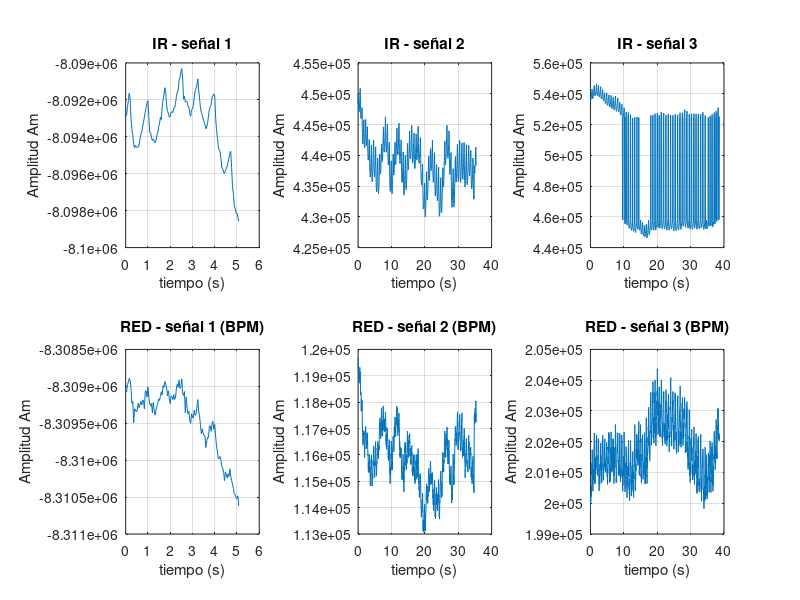
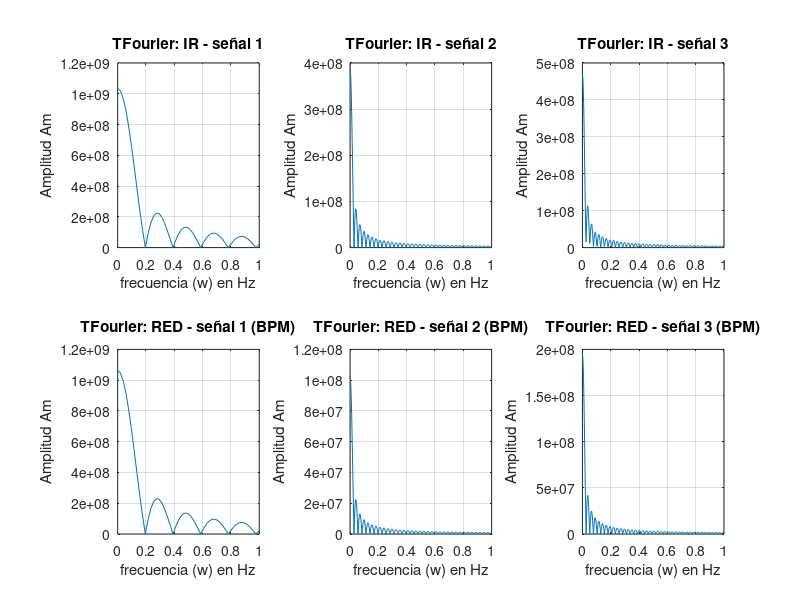

Write the MATLAB code that produced these figures, in order.
%%%%%%%%%%%%%%% P5 de DSP's: "GEN... %%%%%%%%%%%%%%%%
%                                DE UNA ..."                   %
% Implementar un sistema ,
% sobre una señal.
%%%%%%%%%%%%%%%%%%%%%%%%%%%%%%%%%%%%%%%%%%%%%%%%%%%%%%%%%%%%%%%%%%%%%%%%%%%

clear all;
close all;

%%%%%%%%%%%%%%%%%%%%%%%%%%%%%%%%  DEFINES  %%%%%%%%%%%%%%%%%%%%%%%%%%%%%%%%
MORE_POINTS = 10;     % Factor para definir mayor número de puntos en la TF
ZOOM_TF = 1;    % Para un acercamiento a la gráfica, esperamos f0 = 1.25Hz
%%%%%%%%%%%%%%%%%%%%%%%%%%%%%%%%%%%%%%%%%%%%%%%%%%%%%%%%%%%%%%%%%%%%%%%%%%%



%%%%%%%%%%%%% Lectura de los  3 archivos .mat proporcionados %%%%%%%%%%%%%%  
%%%%%%%%%%%%%%    con sus 3 variables: fs,  x_ir  y  x_red  %%%%%%%%%%%%%%%
Struct_oxi1 = load('oxi1.mat');
Struct_oxi2 = load('oxi2.mat');
Struct_oxi3 = load('oxi3.mat');

Fs = Struct_oxi1.fs;
fprintf('Valor de frecuencia de muestreo: ');	disp(Fs);

sizeOxi1 = length(Struct_oxi1.x_ir);      % Es igual a: x_red
sizeOxi2 = length(Struct_oxi2.x_ir);      % Es igual a: x_red
sizeOxi3 = length(Struct_oxi3.x_ir);      % Es igual a: x_red

fprintf('Tamaño del arreglo Oxi1:  ');      disp(sizeOxi1);
fprintf('Tamaño del arreglo Oxi2:  ');      disp(sizeOxi2);
fprintf('Tamaño del arreglo Oxi3:  ');      disp(sizeOxi3);

step = 1/Fs;          % Paso de tiempo de 1/25Hz = 40ms
t1 = 0:step:(step*(sizeOxi1-1)); % Duración de n muestras en segundos: Oxi1
t2 = 0:step:(step*(sizeOxi2-1)); % Duración de n muestras en segundos: Oxi2
t3 = 0:step:(step*(sizeOxi3-1)); % Duración de n muestras en segundos: Oxi3
%%%%%%%%%%%%%%%%%%%%%%%%%%%%%%%%%%%%%%%%%%%%%%%%%%%%%%%%%%%%%%%%%%%%%%%%%%%



%%%%%%%%%%%%%%%%%%%%%%%% TRANSFORMADAS DE FOURIER %%%%%%%%%%%%%%%%%%%%%%%%%
nfft1 = sizeOxi1*MORE_POINTS;   % el numero de puntos de la fft
step1_W = Fs/(nfft1-1);   % frecuencia de muestreo / numero de puntos de TF

% Construccion del vector de frecuencias para usar en plot()
dom1_W  = 0 : step1_W : Fs; % Escala de frecuencia en "Hz"

% Primero se obtiene la magnitud de la transformada de Fourier FFT; de
% manera que el largo de la FFT sea nfft 
X_ir1_w   = abs( fft(Struct_oxi1.x_ir, nfft1) );
X_red1_w  = abs( fft(Struct_oxi1.x_red,nfft1) );
% - - - - - - - - - - - - - - - - - - - - - - - - - - - - - - - - - - - - %
nfft2 = sizeOxi2*MORE_POINTS;   % el numero de puntos de la fft
step2_W = Fs/(nfft2-1);   % frecuencia de muestreo / numero de puntos de TF

% Construccion del vector de frecuencias para usar en plot()
dom2_W  = 0 : step2_W : Fs; % Escala de frecuencia en "Hz"

% Primero se obtiene la magnitud de la transformada de Fourier FFT; de
% manera que el largo de la FFT sea nfft 
X_ir2_w   = abs( fft(Struct_oxi2.x_ir, nfft2) );
X_red2_w  = abs( fft(Struct_oxi2.x_red,nfft2) );
% - - - - - - - - - - - - - - - - - - - - - - - - - - - - - - - - - - - - %
nfft3 = sizeOxi3*MORE_POINTS;   % el numero de puntos de la fft
step3_W = Fs/(nfft3-1);   % frecuencia de muestreo / numero de puntos de TF

% Construccion del vector de frecuencias para usar en plot()
dom3_W  = 0 : step3_W : Fs; % Escala de frecuencia en "Hz"

% Primero se obtiene la magnitud de la transformada de Fourier FFT; de
% manera que el largo de la FFT sea nfft 
X_ir3_w   = abs( fft(Struct_oxi3.x_ir, nfft3) );
X_red3_w  = abs( fft(Struct_oxi3.x_red,nfft3) );
%%%%%%%%%%%%%%%%%%%%%%%%%%%%%%%%%%%%%%%%%%%%%%%%%%%%%%%%%%%%%%%%%%%%%%%%%%%



%%%%%%%%%%%%%%%%%%%%%%%%%%%%%%%%%%%%%%%%%%%%%%%%%%%%%%%%%%%%%%%%%%%%%%%%%%%
% Se GRAFICA las salidas de cada uno de los 3 archivos originales
figure(1);  % Grafica de la señal orginal de cada archivo
subplot(2, 3, 1) % Varias Graficas (2 filas, 3 columnas, 1ra posición)
plot(t1,Struct_oxi1.x_ir)  % Señal original: Oxi1
title('IR - señal 1') % Titulo del gráfico
xlabel('tiempo (s)') % Nombre del eje X
ylabel('Amplitud Am')% Nombre del eje Y
grid on % Cuadrícula Activada

subplot(2, 3, 4) % Varias Graficas (2 filas, 3 columnas, 4ta posición)
plot(t1,Struct_oxi1.x_red)  % Señal original: Oxi1
title('RED - señal 1 (BPM)') % Titulo del gráfico
xlabel('tiempo (s)') % Nombre del eje X
ylabel('Amplitud Am')% Nombre del eje Y
grid on % Cuadrícula Activada

subplot(2, 3, 2) % Varias Graficas (2 filas, 3 columnas, 2da posición)
plot(t2,Struct_oxi2.x_ir)  % Señal original: Oxi2
title('IR - señal 2') % Titulo del gráfico
xlabel('tiempo (s)') % Nombre del eje X
ylabel('Amplitud Am')% Nombre del eje Y
grid on % Cuadrícula Activada

subplot(2, 3, 5) % Varias Graficas (2 filas, 3 columnas, 5ta posición)
plot(t2,Struct_oxi2.x_red)  % Señal original: Oxi2
title('RED - señal 2 (BPM)') % Titulo del gráfico
xlabel('tiempo (s)') % Nombre del eje X
ylabel('Amplitud Am')% Nombre del eje Y
grid on % Cuadrícula Activada

subplot(2, 3, 3) % Varias Graficas (2 filas, 3 columnas, 3ra posición)
plot(t3,Struct_oxi3.x_ir)  % Señal original: Oxi3
title('IR - señal 3') % Titulo del gráfico
xlabel('tiempo (s)') % Nombre del eje X
ylabel('Amplitud Am')% Nombre del eje Y
grid on % Cuadrícula Activada

subplot(2, 3, 6) % Varias Graficas (2 filas, 3 columnas, 6ta posición)
plot(t3,Struct_oxi3.x_red)  % Señal original: Oxi3
title('RED - señal 3 (BPM)') % Titulo del gráfico
xlabel('tiempo (s)') % Nombre del eje X
ylabel('Amplitud Am')% Nombre del eje Y
grid on % Cuadrícula Activada
% - - - - - - - - - - - - - - - - - - - - - - - - - - - - - - - - - - - - %
% Se GRAFICA las TF para cada uno de los 3 archivos originales
figure(2);  % TF de cada señal de cada archivo
subplot(2, 3, 1) % Varias Graficas (2 filas, 3 columnas, 1ra posición)
plot(dom1_W,X_ir1_w)  % Señal original: Oxi1
xlim([0 ZOOM_TF])  % Para hecer un zoom al espectro, ver los armonicos y la f0
title('TFourier: IR - señal 1') % Titulo del gráfico
xlabel('frecuencia (w) en Hz') % Nombre del eje X
ylabel('Amplitud Am')          % Nombre del eje Y
grid on % Cuadrícula Activada

subplot(2, 3, 4) % Varias Graficas (2 filas, 3 columnas, 4ta posición)
plot(dom1_W,X_red1_w)  % Señal original: Oxi1
xlim([0 ZOOM_TF])  % Para hecer un zoom al espectro, ver los armonicos y la f0
title('TFourier: RED - señal 1 (BPM)') % Titulo del gráfico
xlabel('frecuencia (w) en Hz') % Nombre del eje X
ylabel('Amplitud Am')          % Nombre del eje Y
grid on % Cuadrícula Activada

subplot(2, 3, 2) % Varias Graficas (2 filas, 3 columnas, 2da posición)
plot(dom2_W,X_ir2_w)  % Señal original: Oxi2
xlim([0 ZOOM_TF])  % Para hecer un zoom al espectro, ver los armonicos y la f0
title('TFourier: IR - señal 2') % Titulo del gráfico
xlabel('frecuencia (w) en Hz') % Nombre del eje X
ylabel('Amplitud Am')          % Nombre del eje Y
grid on % Cuadrícula Activada

subplot(2, 3, 5) % Varias Graficas (2 filas, 3 columnas, 5ta posición)
plot(dom2_W,X_red2_w)  % Señal original: Oxi2
xlim([0 ZOOM_TF])  % Para hecer un zoom al espectro, ver los armonicos y la f0
title('TFourier: RED - señal 2 (BPM)') % Titulo del gráfico
xlabel('frecuencia (w) en Hz') % Nombre del eje X
ylabel('Amplitud Am')          % Nombre del eje Y
grid on % Cuadrícula Activada

subplot(2, 3, 3) % Varias Graficas (2 filas, 3 columnas, 3ra posición)
plot(dom3_W,X_ir3_w)  % Señal original: Oxi3
xlim([0 ZOOM_TF])  % Para hecer un zoom al espectro, ver los armonicos y la f0
title('TFourier: IR - señal 3') % Titulo del gráfico
xlabel('frecuencia (w) en Hz') % Nombre del eje X
ylabel('Amplitud Am')          % Nombre del eje Y
grid on % Cuadrícula Activada

subplot(2, 3, 6) % Varias Graficas (2 filas, 3 columnas, 6ta posición)
plot(dom3_W,X_red3_w)  % Señal original: Oxi3
xlim([0 ZOOM_TF])  % Para hecer un zoom al espectro, ver los armonicos y la f0
title('TFourier: RED - señal 3 (BPM)') % Titulo del gráfico
xlabel('frecuencia (w) en Hz') % Nombre del eje X
ylabel('Amplitud Am')          % Nombre del eje Y
grid on % Cuadrícula Activada
%%%%%%%%%%%%%%%%%%%%%%%%%%%%%%%%%%%%%%%%%%%%%%%%%%%%%%%%%%%%%%%%%%%%%%%%%%%
